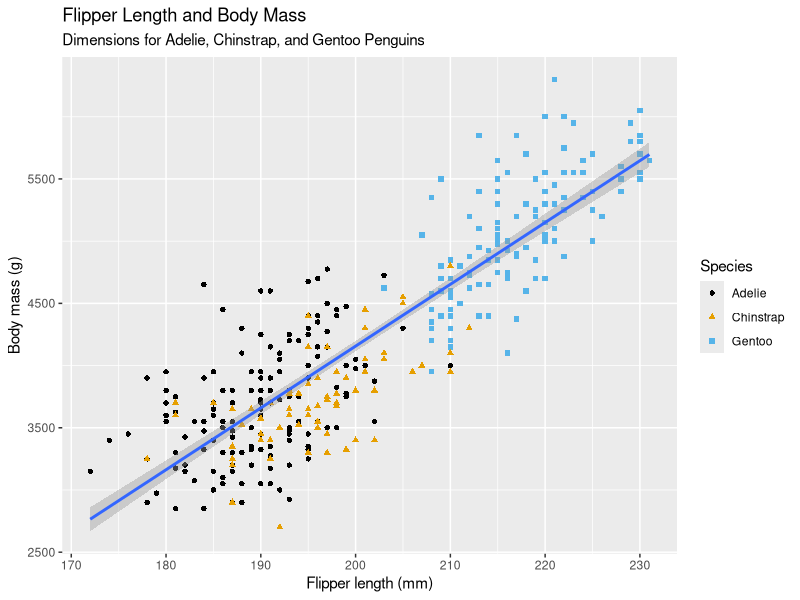

Generate this figure with R:
# install libraries for chapter
library(tidyverse)
library(palmerpenguins)
library(ggthemes)

penguins
glimpse(penguins)

ggplot(
  data = penguins,
  mapping = aes(
    x = flipper_length_mm,
    y = body_mass_g,
  )
) +
  geom_point(mapping = aes(color = species, shape = species)) +
  geom_smooth(method = "lm") +
  labs(
    title = "Flipper Length and Body Mass",
    subtitle = "Dimensions for Adelie, Chinstrap, and Gentoo Penguins",
    x = "Flipper length (mm)", y = "Body mass (g)",
    color = "Species", shape = "Species"
  ) +
  scale_color_colorblind()


# Exercises
